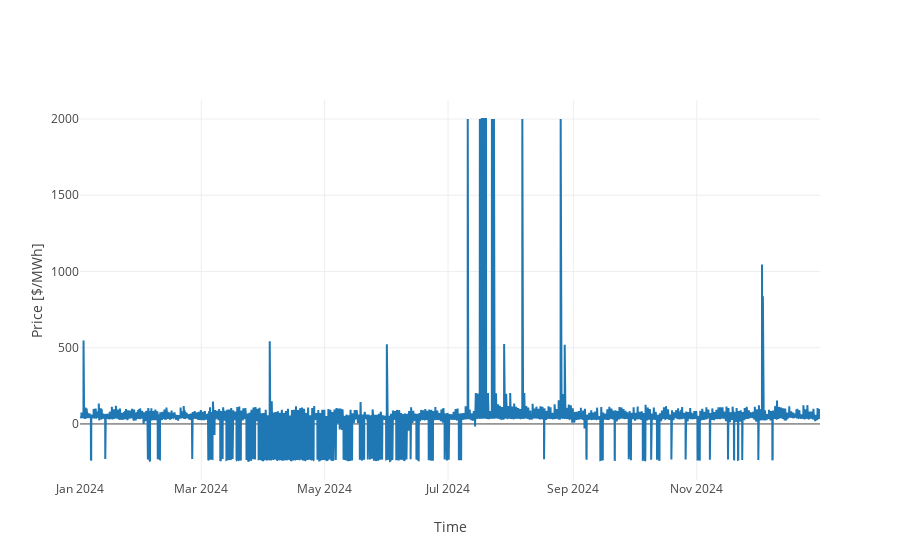

The cell this chart's notebook holds for it:
### Code cell
data = [
    Scatter(
        x=prices['Date'], # assign x as the dataframe column 'x'
        y=prices['Weighted_Avg_Price']
    )
]
layout = Layout(
    yaxis=dict(
        title='Price [$/MWh]',
        autorange=True
    ),
    xaxis=dict(
        title='Time',
        autorange=True
    )
)
fig = Figure(data=data, layout=layout)
iplot(fig, filename='Electricity Prices 2024')

### Figure 1 — Plotly figure (JSON) as saved in the notebook; plotly's stock layout.template omitted (floating-point values rounded to 4 significant figures; data arrays with more than 128 entries replaced by an {"elided": "..."} marker saying what was removed)
{"data": [{"type": "scatter", "x": {"elided": "8784 str values"}, "y": {"elided": "8784 float values"}}], "layout": {"xaxis": {"autorange": true, "title": "Time"}, "yaxis": {"autorange": true, "title": "Price [$/MWh]"}}}
